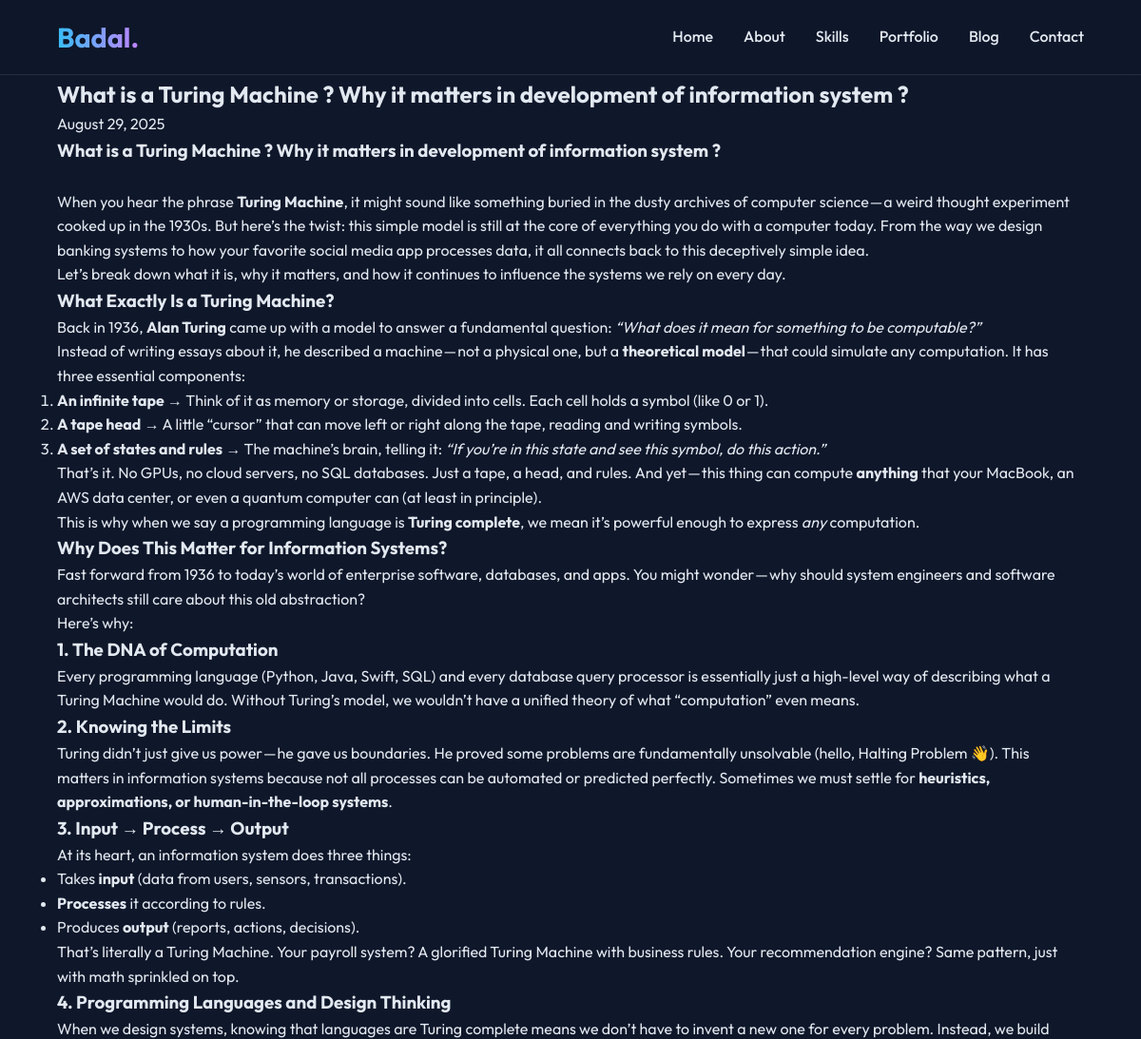
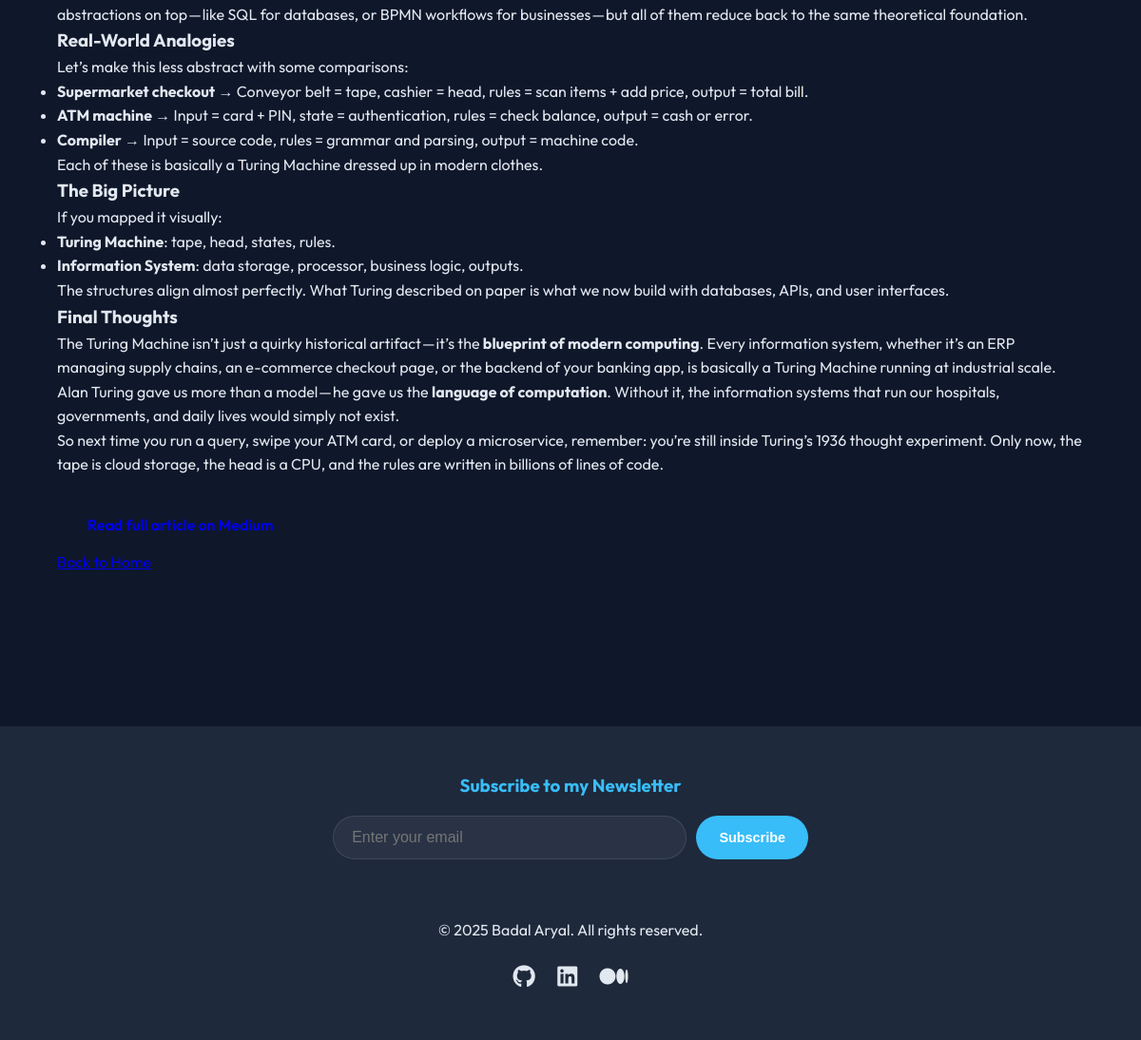
Page /blog/3/ on the committed database (2 pictures, top to bottom).
### blog/models.py (models this page shows, shortened)
class BlogPost(models.Model):
    title = models.CharField(max_length=200)
    content = models.TextField()
    date_posted = models.DateTimeField(default=timezone.now)
    image_url = models.URLField(blank=True, null=True)
    canonical_url = models.URLField(blank=True, null=True)

### blog/views.py (the view)
# urls.py: path('blog/<int:pk>/', views.blog_detail, name='blog_detail'),
def blog_detail(request, pk):
    post = get_object_or_404(BlogPost, pk=pk)
    return render(request, 'blog/post_detail.html', {'post': post})

### blog/templates/blog/post_detail.html
{% extends 'blog/base.html' %}
{% block content %}
<section class="section blog-detail">
    <div class="container">
        <h1>{{ post.title }}</h1>
        <p class="date">{{ post.date_posted|date:"F d, Y" }}</p>
        <div class="post-content">
            <p>{{ post.content|safe }}</p>
            {% if post.canonical_url %}
            <div class="medium-link">
                <a href="{{ post.canonical_url }}" target="_blank" class="btn btn-outline">Read full article on
                    Medium</a>
            </div>
            {% endif %}
        </div>
        <a href="{% url 'home' %}" class="back-link">Back to Home</a>
    </div>
</section>
{% endblock %}

### blog/static/css/style.css (style rules this page uses)
:root { --bg-color: #0f172a; --text-color: #e2e8f0; --primary-color: #38bdf8; --secondary-color: #818cf8; --accent-color: #c084fc; --card-bg: #1e293b; --nav-bg: rgba(15, 23, 42, 0.9); --font-main: 'Outfit', sans-serif; }
* { margin: 0; padding: 0; box-sizing: border-box; }
body { font-family: var(--font-main); background-color: var(--bg-color); color: var(--text-color); line-height: 1.6; overflow-x: hidden; }
.btn { display: inline-block; padding: 0.8rem 2rem; border-radius: 50px; text-decoration: none; font-weight: 600; transition: transform 0.3s, box-shadow 0.3s; }
.section { padding: 5rem 5%; }
.container { max-width: 1200px; margin: 0 auto; }

### rows in the picture
BlogPost: title "What is a Turing Machine ? Why it matters in development of information system ?", date_posted "August 29, 2025", content "What is a Turing Machine ? Why it matters in development of information system ? When you hear the phrase Turing Machine , it might sound like something buried in the dusty archives of computer science — a weird thought experiment cooked up in the 1930s. But here’s the twist: this simple model is still at the core of everything you do with a computer today. From the way we design banking systems to how your favorite social media app processes data, it all connects back to this deceptively simple idea. Let’s break down what it is, why it matters, and how it continues to influence the systems we rely on every day. What Exactly Is a Turing Machine? Back in 1936, Alan Turing came up with a…"
